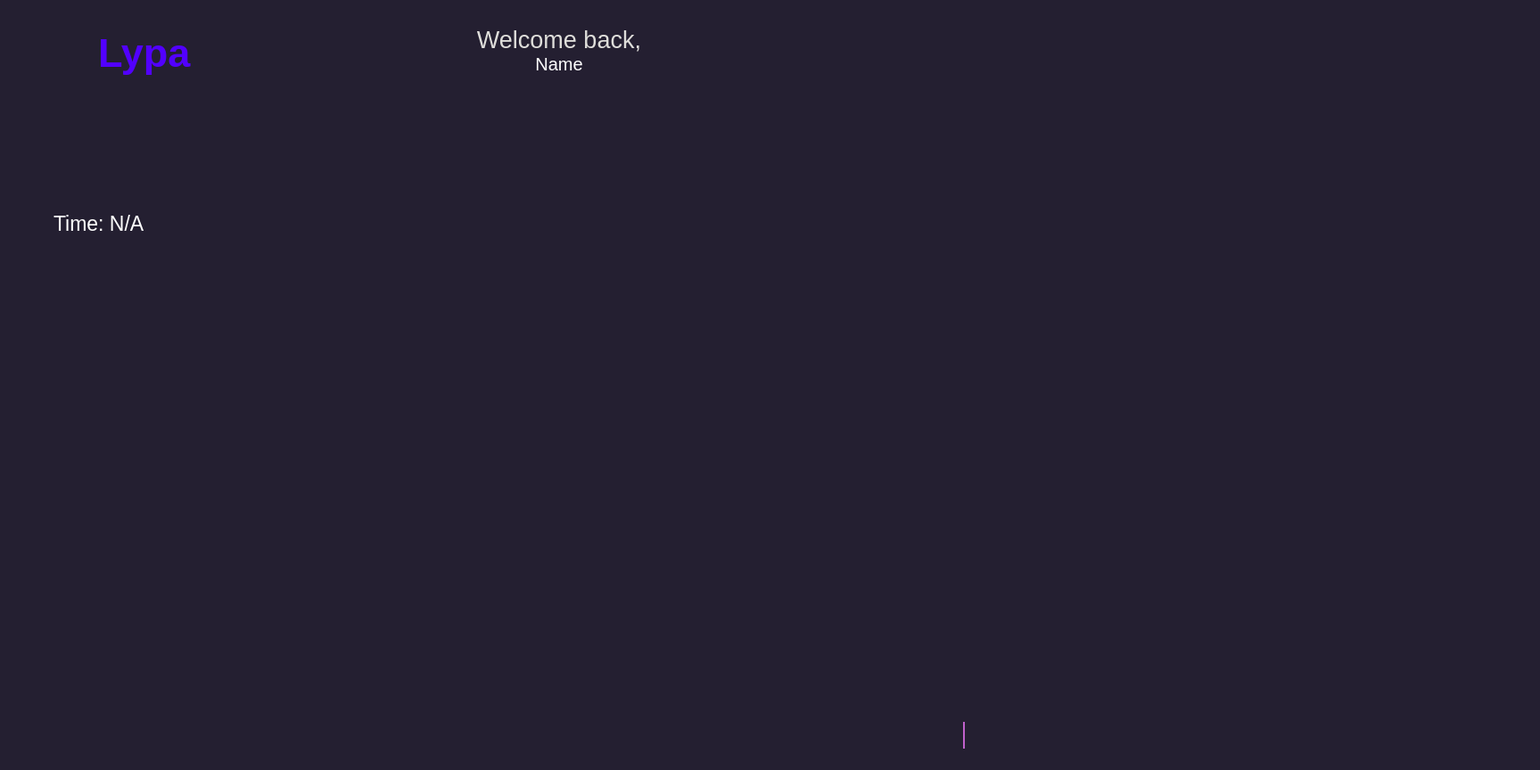
<?xml version="1.0" encoding="UTF-8"?>
<ui version="4.0">
 <class>Form</class>
 <widget class="QWidget" name="Form">
  <property name="geometry">
   <rect>
    <x>0</x>
    <y>0</y>
    <width>1727</width>
    <height>864</height>
   </rect>
  </property>
  <property name="windowTitle">
   <string>Form</string>
  </property>
  <property name="styleSheet">
   <string notr="true">background-color: rgb(36, 31, 49);</string>
  </property>
  <widget class="QWidget" name="verticalLayoutWidget">
   <property name="geometry">
    <rect>
     <x>10</x>
     <y>10</y>
     <width>971</width>
     <height>431</height>
    </rect>
   </property>
   <layout class="QVBoxLayout" name="main_layout" stretch="1,5">
    <property name="spacing">
     <number>0</number>
    </property>
    <item>
     <layout class="QHBoxLayout" name="topbar" stretch="1,1,3">
      <property name="spacing">
       <number>0</number>
      </property>
      <property name="sizeConstraint">
       <enum>QLayout::SetDefaultConstraint</enum>
      </property>
      <property name="leftMargin">
       <number>0</number>
      </property>
      <property name="rightMargin">
       <number>20</number>
      </property>
      <item>
       <widget class="QLabel" name="logo">
        <property name="sizePolicy">
         <sizepolicy hsizetype="Minimum" vsizetype="Minimum">
          <horstretch>1</horstretch>
          <verstretch>1</verstretch>
         </sizepolicy>
        </property>
        <property name="minimumSize">
         <size>
          <width>100</width>
          <height>100</height>
         </size>
        </property>
        <property name="maximumSize">
         <size>
          <width>100</width>
          <height>100</height>
         </size>
        </property>
        <property name="text">
         <string/>
        </property>
        <property name="pixmap">
         <pixmap>../../../../../../../../.designer/lypa.png</pixmap>
        </property>
        <property name="scaledContents">
         <bool>true</bool>
        </property>
       </widget>
      </item>
      <item>
       <widget class="QLabel" name="title">
        <property name="font">
         <font>
          <pointsize>17</pointsize>
          <weight>50</weight>
          <bold>false</bold>
         </font>
        </property>
        <property name="styleSheet">
         <string notr="true">color: rgb(82, 0, 255);</string>
        </property>
        <property name="text">
         <string>&lt;html&gt;&lt;head/&gt;&lt;body&gt;&lt;h1 style=&quot; margin-top:18px; margin-bottom:12px; margin-left:0px; margin-right:0px; -qt-block-indent:0; text-indent:0px;&quot;&gt;&lt;span style=&quot; font-size:xx-large; font-weight:600;&quot;&gt;Lypa&lt;/span&gt;&lt;/h1&gt;&lt;/body&gt;&lt;/html&gt;</string>
        </property>
       </widget>
      </item>
      <item>
       <layout class="QVBoxLayout" name="welcome">
        <property name="spacing">
         <number>0</number>
        </property>
        <property name="rightMargin">
         <number>30</number>
        </property>
        <item>
         <widget class="QLabel" name="welcome_text">
          <property name="font">
           <font>
            <pointsize>20</pointsize>
           </font>
          </property>
          <property name="styleSheet">
           <string notr="true">color: rgb(222, 221, 218);</string>
          </property>
          <property name="text">
           <string>Welcome back,</string>
          </property>
          <property name="alignment">
           <set>Qt::AlignBottom|Qt::AlignHCenter</set>
          </property>
         </widget>
        </item>
        <item>
         <widget class="QLabel" name="username">
          <property name="font">
           <font>
            <pointsize>15</pointsize>
           </font>
          </property>
          <property name="styleSheet">
           <string notr="true">color: rgb(255, 255, 255);</string>
          </property>
          <property name="text">
           <string>Name</string>
          </property>
          <property name="alignment">
           <set>Qt::AlignHCenter|Qt::AlignTop</set>
          </property>
         </widget>
        </item>
       </layout>
      </item>
     </layout>
    </item>
    <item>
     <layout class="QVBoxLayout" name="bottom" stretch="1,4">
      <property name="spacing">
       <number>0</number>
      </property>
      <property name="bottomMargin">
       <number>50</number>
      </property>
      <item>
       <layout class="QHBoxLayout" name="panel" stretch="1">
        <property name="spacing">
         <number>300</number>
        </property>
        <property name="leftMargin">
         <number>50</number>
        </property>
        <property name="rightMargin">
         <number>50</number>
        </property>
        <item>
         <widget class="QLabel" name="time">
          <property name="font">
           <font>
            <pointsize>17</pointsize>
           </font>
          </property>
          <property name="styleSheet">
           <string notr="true">color: rgb(255, 255, 255);</string>
          </property>
          <property name="text">
           <string>Time: N/A</string>
          </property>
         </widget>
        </item>
       </layout>
      </item>
      <item>
       <layout class="QVBoxLayout" name="lines">
        <property name="spacing">
         <number>5</number>
        </property>
       </layout>
      </item>
     </layout>
    </item>
   </layout>
  </widget>
  <widget class="Line" name="pointer">
   <property name="enabled">
    <bool>false</bool>
   </property>
   <property name="geometry">
    <rect>
     <x>1080</x>
     <y>810</y>
     <width>2</width>
     <height>30</height>
    </rect>
   </property>
   <property name="font">
    <font>
     <pointsize>20</pointsize>
    </font>
   </property>
   <property name="styleSheet">
    <string notr="true">color: rgb(192, 97, 203);</string>
   </property>
   <property name="frameShadow">
    <enum>QFrame::Plain</enum>
   </property>
   <property name="lineWidth">
    <number>2</number>
   </property>
   <property name="orientation">
    <enum>Qt::Vertical</enum>
   </property>
  </widget>
  <widget class="QLineEdit" name="type">
   <property name="geometry">
    <rect>
     <x>0</x>
     <y>570</y>
     <width>0</width>
     <height>0</height>
    </rect>
   </property>
   <property name="font">
    <font>
     <pointsize>1</pointsize>
     <weight>50</weight>
     <bold>false</bold>
    </font>
   </property>
   <property name="cursor">
    <cursorShape>ArrowCursor</cursorShape>
   </property>
   <property name="styleSheet">
    <string notr="true">color: rgba(255, 255, 255, 0);
margin-left: 50px;
margin-right: 50px;</string>
   </property>
   <property name="frame">
    <bool>false</bool>
   </property>
   <property name="placeholderText">
    <string/>
   </property>
  </widget>
 </widget>
 <resources/>
 <connections/>
</ui>
